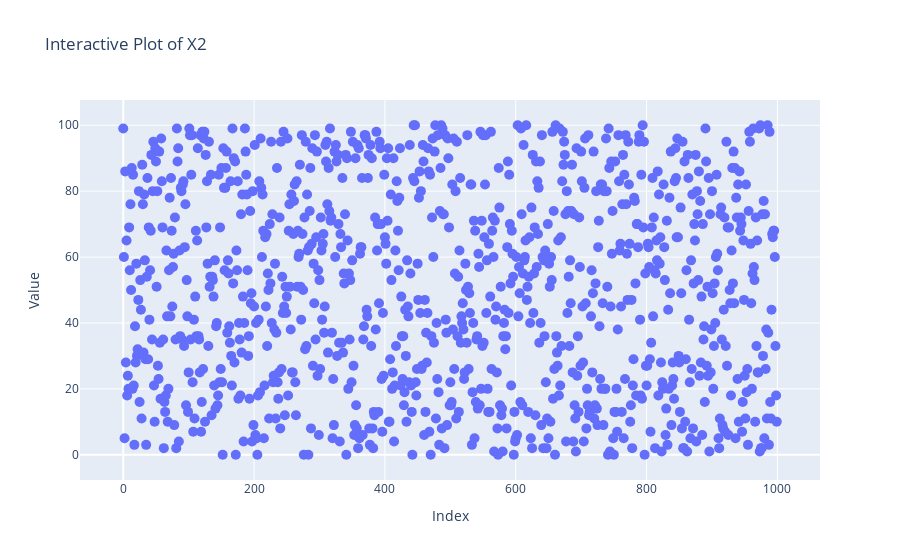

The notebook cell saved with this chart:
### Code cell
import plotly.graph_objs as go
import plotly.offline as pyo

# Assuming X2 is already defined and filled with data
trace = go.Scatter(
    y = X2,
    mode = 'markers',
    marker = dict(size = 10)
)

data = [trace]

layout = go.Layout(
    title = 'Interactive Plot of X2',
    xaxis = dict(title = 'Index'),
    yaxis = dict(title = 'Value')
)

fig = go.Figure(data=data, layout=layout)

from plotly.offline import init_notebook_mode, iplot

# This command makes Plotly plots display in the notebook
init_notebook_mode(connected=True)

iplot(fig)

### Figure 1 — Plotly figure (JSON) as saved in the notebook; plotly's stock layout.template omitted (floating-point values rounded to 4 significant figures; data arrays with more than 128 entries replaced by an {"elided": "..."} marker saying what was removed)
{"data": [{"marker": {"size": 10}, "mode": "markers", "type": "scatter", "y": {"elided": "1000 int values"}}], "layout": {"title": {"text": "Interactive Plot of X2"}, "xaxis": {"title": {"text": "Index"}}, "yaxis": {"title": {"text": "Value"}}}}
